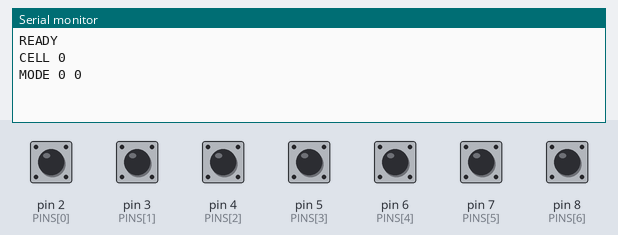
Recording of a sketch running on a simulated Arduino Uno, built with avr-gcc and run on an emulated ATmega328P. On the bench: the last lines printed to the serial monitor. The test bench sets the inputs (shaded band); at power-on: pin 2 (PINS[0]), pin 3 (PINS[1]), pin 4 (PINS[2]), pin 5 (PINS[3]), pin 6 (PINS[4]), pin 7 (PINS[5]), pin 8 (PINS[6]) HIGH.

Above: at 1.2 s.
1.3 s: pin 8 (PINS[6]) pulled LOW for 0.15 s
At 1.8 s:
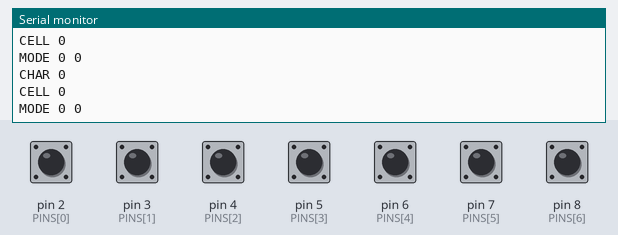
2.9 s: pin 2 (PINS[0]) pulled LOW for 0.15 s
At 3.5 s:
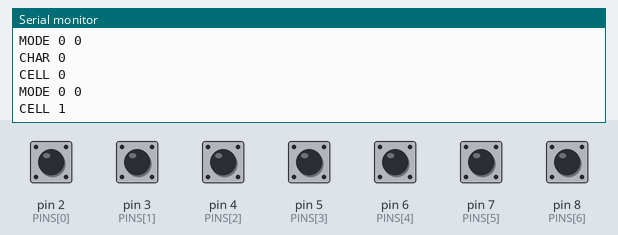
4.5 s: pin 8 (PINS[6]) pulled LOW for 1 s
At 5.5 s:
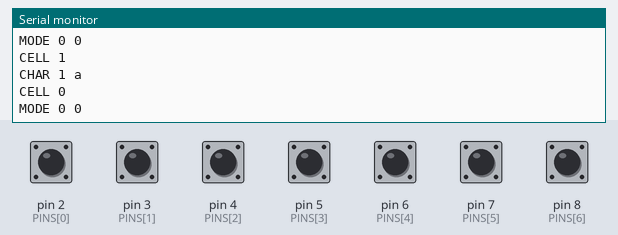
7.0 s: pin 3 (PINS[1]) pulled LOW for 0.15 s
At 7.9 s:
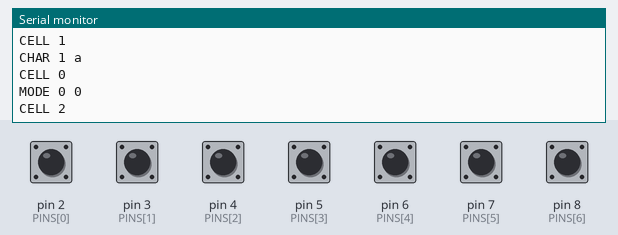
8.6 s: pin 8 (PINS[6]) pulled LOW for 0.15 s
At 9.8 s:
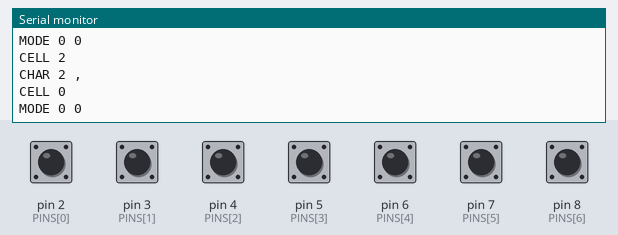
10.2 s: pin 4 (PINS[2]) pulled LOW for 0.15 s
At 11.5 s:
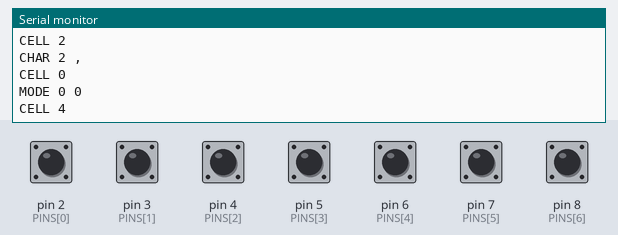
Timing chart, 0 to 12.8 s (numbered marks = the images above; inputs shaded):
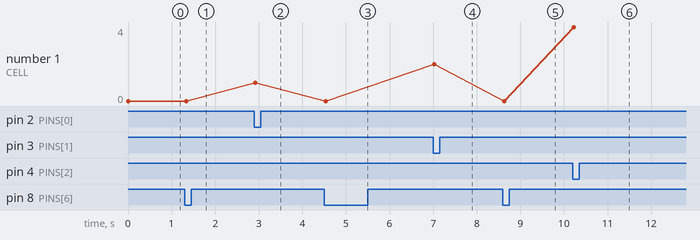

The sketch:

braille_remote.ino
```cpp
// Braille remote — 6 dot buttons + Enter, Arduino Uno
// Wiring: dots 1-6 -> D2-D7, Enter -> D8, other leg of each button -> GND
// Uses INPUT_PULLUP, so pressed = LOW. No resistors needed.
//
// Serial protocol (9600 baud, one message per line):
//   READY              sketch started
//   CELL <mask>        current dot pattern changed (bit 0 = dot 1 ... bit 5 = dot 6)
//   MODE <cap> <num>   capital / number indicators (0 or 1)
//   CHAR <mask> <c>    Enter produced character c (may be a space)
//   UNKNOWN <mask>     Enter pressed on a pattern with no meaning

const uint8_t NUM_BTNS = 7;
const uint8_t PINS[NUM_BTNS] = { 2, 3, 4, 5, 6, 7, 8 };  // dots 1-6, then Enter
const uint8_t ENTER_INDEX = 6;
const unsigned long DEBOUNCE_MS = 20;

const uint8_t CAP_SIGN = 32;  // dot 6
const uint8_t NUM_SIGN = 60;  // dots 3-4-5-6

bool stableState[NUM_BTNS];
bool lastReading[NUM_BTNS];
unsigned long lastChange[NUM_BTNS];

uint8_t cell = 0;
bool capNext = false;
bool numMode = false;
char table[64];

void buildTable() {
  for (uint8_t i = 0; i < 64; i++) table[i] = 0;  // 0 = unknown pattern

  const char letters[] = "abcdefghijklmnopqrstuvwxyz";
  const uint8_t masks[26] = {
    1, 3, 9, 25, 17, 11, 27, 19, 10, 26,   // a-j
    5, 7, 13, 29, 21, 15, 31, 23, 14, 30,  // k-t
    37, 39, 58, 45, 61, 53                 // u v w x y z
  };
  for (uint8_t i = 0; i < 26; i++) table[masks[i]] = letters[i];

  table[0] = ' ';   // Enter on an empty cell = space
  table[2] = ',';   // dot 2
  table[6] = ';';   // dots 2-3
  table[18] = ':';  // dots 2-5
  table[50] = '.';  // dots 2-5-6
  table[22] = '!';  // dots 2-3-5
  table[38] = '?';  // dots 2-3-6
  table[4] = '\'';  // dot 3
  table[36] = '-';  // dots 3-6
}

void sendCell() {
  Serial.print(F("CELL "));
  Serial.println(cell);
}

void sendMode() {
  Serial.print(F("MODE "));
  Serial.print(capNext ? 1 : 0);
  Serial.print(' ');
  Serial.println(numMode ? 1 : 0);
}

void commit() {
  if (cell == CAP_SIGN) {
    capNext = true;
  } else if (cell == NUM_SIGN) {
    numMode = true;
  } else {
    char c = table[cell];
    if (c == 0) {
      Serial.print(F("UNKNOWN "));
      Serial.println(cell);
    } else {
      if (c == ' ') {
        numMode = false;
        capNext = false;
      } else {
        bool isDigit = false;
        if (numMode) {
          if (c >= 'a' && c <= 'j') {
            c = (c == 'j') ? '0' : char('1' + (c - 'a'));
            isDigit = true;
          } else {
            numMode = false;  // any non a-j symbol ends number mode
          }
        }
        if (!isDigit && capNext && c >= 'a' && c <= 'z') c = c - 'a' + 'A';
        capNext = false;
      }
      Serial.print(F("CHAR "));
      Serial.print(cell);
      Serial.print(' ');
      Serial.println(c);
    }
  }
  cell = 0;
  sendCell();
  sendMode();
}

void onPress(uint8_t i) {
  if (i == ENTER_INDEX) {
    commit();
  } else {
    cell ^= (1 << i);  // press once to set, again to cancel
    sendCell();
  }
}

void setup() {
  Serial.begin(9600);
  buildTable();
  for (uint8_t i = 0; i < NUM_BTNS; i++) {
    pinMode(PINS[i], INPUT_PULLUP);
    bool pressed = digitalRead(PINS[i]) == LOW;
    stableState[i] = pressed;
    lastReading[i] = pressed;
    lastChange[i] = 0;
  }
  Serial.println(F("READY"));
  sendCell();
  sendMode();
}

void loop() {
  unsigned long now = millis();
  for (uint8_t i = 0; i < NUM_BTNS; i++) {
    bool reading = digitalRead(PINS[i]) == LOW;
    if (reading != lastReading[i]) {
      lastReading[i] = reading;
      lastChange[i] = now;
    }
    if (now - lastChange[i] > DEBOUNCE_MS && reading != stableState[i]) {
      stableState[i] = reading;
      if (reading) onPress(i);  // act on the press edge only
    }
  }
}
```

Measured:
- after the input at 1.3 s, the serial monitor: prints a new line at once (image 1)
- after the input at 2.9 s, the serial monitor: prints a new line at once (image 2)
- after the input at 4.5 s, the serial monitor: prints a new line at once (image 3)
- after the input at 7.0 s, the serial monitor: prints a new line at once (image 4)
- after the input at 8.6 s, the serial monitor: prints a new line at once (image 5)
- after the input at 10.2 s, the serial monitor: prints a new line at once (image 6)
- plotted number 1: 0 → 1 after the input at 2.9 s, 1 → 0 after the input at 4.5 s, 0 → 2 after the input at 7.0 s, 2 → 0 after the input at 8.6 s, 0 → 4 after the input at 10.2 s
